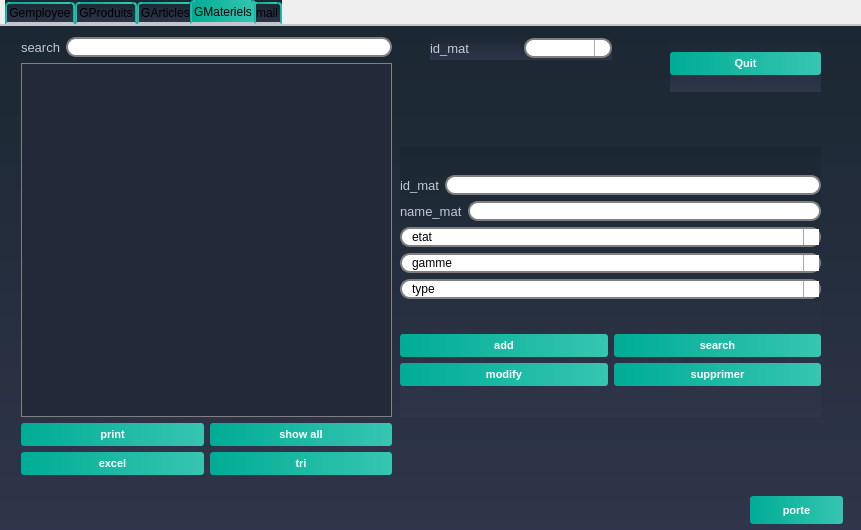
<?xml version="1.0" encoding="UTF-8"?>
<ui version="4.0">
 <class>gmat</class>
 <widget class="QDialog" name="gmat">
  <property name="geometry">
   <rect>
    <x>0</x>
    <y>0</y>
    <width>861</width>
    <height>530</height>
   </rect>
  </property>
  <property name="windowTitle">
   <string>Dialog</string>
  </property>
  <widget class="QTabWidget" name="tabWidget">
   <property name="geometry">
    <rect>
     <x>0</x>
     <y>0</y>
     <width>861</width>
     <height>531</height>
    </rect>
   </property>
   <property name="styleSheet">
    <string notr="true">/*-----QWidget-----*/

QWidget

{

	background-color: qlineargradient(spread:repeat, x1:1, y1:0, x2:1, y2:1, stop:0 rgba(27, 39, 50, 255),stop:1 rgba(47, 53, 74, 255));

	color: #000000;



}





/*-----QLabel-----*/

QLabel

{

	background-color: transparent;

	color: #c2c7d5;

	font-size: 13px;



}





/*-----QPushButton-----*/

QPushButton

{

	background-color: qlineargradient(spread:pad, x1:0, y1:0.511, x2:1, y2:0.511, stop:0 rgba(0, 172, 149, 255),stop:0.995192 rgba(54, 197, 177, 255));

	color: #fff;

	font-size: 11px;

	font-weight: bold;

	border: none;

	border-radius: 3px;

	padding: 5px;



}





QPushButton::pressed

{

	background-color: qlineargradient(spread:pad, x1:0, y1:0.511, x2:1, y2:0.511, stop:0 rgba(0, 207, 179, 255),stop:1 rgba(70, 255, 230, 255));



}





/*-----QCheckBox-----*/

QCheckBox

{

	background-color: transparent;

	color: #fff;

	font-size: 10px;

	font-weight: bold;

	border: none;

	border-radius: 5px;



}





/*-----QCheckBox-----*/

QCheckBox::indicator

{

    color: #b1b1b1;

    background-color: #323232;

    border: 1px solid darkgray;

    width: 12px;

    height: 12px;



}





QCheckBox::indicator:checked

{

    image:url(&quot;./ressources/check.png&quot;);

	background-color: qlineargradient(spread:pad, x1:0, y1:0.511, x2:1, y2:0.511, stop:0 rgba(0, 172, 149, 255),stop:0.995192 rgba(54, 197, 177, 255));;

    border: 1px solid #607cff;



}





QCheckBox::indicator:unchecked:hover

{

    border: 1px solid #08b099;



}





QCheckBox::disabled

{

	color: #656565;



}





QCheckBox::indicator:disabled

{

	background-color: #656565;

	color: #656565;

    border: 1px solid #656565;



}





/*-----QLineEdit-----*/

QLineEdit

{

	background-color: #c2c7d5;

	color: #000;

	font-weight: bold;

	border: none;

	border-radius: 2px;

	padding: 3px;



}

QTextEdit { color: white }





/*-----QListView-----*/

QListView

{

	background-color: qlineargradient(spread:pad, x1:1, y1:0, x2:1, y2:1, stop:0 rgba(50, 61, 80, 255),stop:1 rgba(44, 49, 69, 255));

	color: #fff;

	font-size: 12px;

	font-weight: bold;

	border: 1px solid #191919;

	show-decoration-selected: 0;



}





QListView::item

{

	color: #31cecb;

	background-color: #454e5e;

	border: none;

	padding: 5px;

	border-radius: 0px;

	padding-left : 10px;

	height: 42px;



}



QListView::item:selected

{

	color: #31cecb;

	background-color: #454e5e;



}





QListView::item:!selected

{

	color:white;

	background-color: transparent;

	border: none;

	padding-left : 10px;



}





QListView::item:!selected:hover

{

	color: #bbbcba;

	background-color: #454e5e;

	border: none;

	padding-left : 10px;



}





/*-----QTreeView-----*/

QTreeView 

{

	background-color: #232939;

	show-decoration-selected: 0;

	color: #c2c8d7;



}





QTreeView::item 

{

	border-top-color: transparent;

	border-bottom-color: transparent;



}





QTreeView::item:hover 

{

	background-color: #606060;

	color: #fff;



}





QTreeView::item:selected 

{

	background-color: #0ab19a;

	color: #fff;



}





QTreeView::item:selected:active

{

	background-color: #0ab19a;

	color: #fff;



}





QTreeView::branch:has-children:!has-siblings:closed,

QTreeView::branch:closed:has-children:has-siblings 

{

	image: url(://tree-closed.png);



}



QTreeView::branch:open:has-children:!has-siblings,

QTreeView::branch:open:has-children:has-siblings  

{

	image: url(://tree-open.png);



}





/*-----QTableView &amp; QTableWidget-----*/

QTableView

{

    background-color: #232939;

	border: 1px solid gray;

    color: #f0f0f0;

    gridline-color: #232939;

    outline : 0;



}





QTableView::disabled

{

    background-color: #242526;

    border: 1px solid #32414B;

    color: #656565;

    gridline-color: #656565;

    outline : 0;



}





QTableView::item:hover 

{

    background-color: #606060;

    color: #f0f0f0;



}





QTableView::item:selected 

{

	background-color: #0ab19a;

    color: #F0F0F0;



}





QTableView::item:selected:disabled

{

    background-color: #1a1b1c;

    border: 2px solid #525251;

    color: #656565;



}





QTableCornerButton::section

{

	background-color: #343a49;

    color: #fff;



}





QHeaderView::section

{

	color: #fff;

	border-top: 0px;

	border-bottom: 1px solid gray;

	border-right: 1px solid gray;

	background-color: #343a49;

    margin-top:1px;

	margin-bottom:1px;

	padding: 5px;



}





QHeaderView::section:disabled

{

    background-color: #525251;

    color: #656565;



}





QHeaderView::section:checked

{

    color: #fff;

    background-color: #0ab19a;



}





QHeaderView::section:checked:disabled

{

    color: #656565;

    background-color: #525251;



}





QHeaderView::section::vertical::first,

QHeaderView::section::vertical::only-one

{

    border-top: 1px solid #353635;



}





QHeaderView::section::vertical

{

    border-top: 1px solid #353635;



}





QHeaderView::section::horizontal::first,

QHeaderView::section::horizontal::only-one

{

    border-left: 1px solid #353635;



}





QHeaderView::section::horizontal

{

    border-left: 1px solid #353635;



}





/*-----QScrollBar-----*/

QScrollBar:horizontal 

{

    background-color: transparent;

    height: 8px;

    margin: 0px;

    padding: 0px;



}





QScrollBar::handle:horizontal 

{

    border: none;

	min-width: 100px;

    background-color: #56576c;



}





QScrollBar::add-line:horizontal, 

QScrollBar::sub-line:horizontal,

QScrollBar::add-page:horizontal, 

QScrollBar::sub-page:horizontal 

{

    width: 0px;

    background-color: transparent;



}





QScrollBar:vertical 

{

    background-color: transparent;

    width: 8px;

    margin: 0;



}





QScrollBar::handle:vertical 

{

    border: none;

	min-height: 100px;

    background-color: #56576c;



}





QScrollBar::add-line:vertical, 

QScrollBar::sub-line:vertical,

QScrollBar::add-page:vertical, 

QScrollBar::sub-page:vertical 

{

    height: 0px;

    background-color: transparent;



}

QGroupBox  {

    border: 1px solid gray;

    border-color: qlineargradient(spread:pad, x1:0, y1:0.511, x2:1, y2:0.511, stop:0 rgba(0, 172, 149, 255),stop:0.995192 rgba(54, 197, 177, 255));;

    margin-top: 27px;

    font-size: 14px;

    border-radius: 15px;

}



QGroupBox::title  {

    subcontrol-origin: margin;

    subcontrol-position: top center;

    padding: 5px 8000px 5px 8000px;

    background-color: qlineargradient(spread:pad, x1:0, y1:0.511, x2:1, y2:0.511, stop:0 rgba(0, 172, 149, 255),stop:0.995192 rgba(54, 197, 177, 255));;

    color: rgb(255, 255, 255);

}

QLineEdit {

    border: 2px solid gray;

    border-radius: 10px;

    padding: 0 8px;

    background: white;

    selection-background-color: darkgray;

}

QComboBox {

    border: 2px solid grey;

    border-radius: 10px;

    padding: 0 8px;

    min-width: 6em;

}



QComboBox:editable {

    background: white;

}



QComboBox:!editable, QComboBox::drop-down:editable {

     background: white;

}



/* QComboBox gets the &quot;on&quot; state when the popup is open */

QComboBox:!editable:on, QComboBox::drop-down:editable:on {

    background: qlineargradient(x1: 0, y1: 0, x2: 0, y2: 1,

                                stop: 0 #D3D3D3, stop: 0.4 #D8D8D8,

                                stop: 0.5 #DDDDDD, stop: 1.0 #E1E1E1);

}



QComboBox:on { /* shift the text when the popup opens */

    padding-top: 3px;

    padding-left: 4px;

}



QComboBox::drop-down {

    subcontrol-origin: padding;

    subcontrol-position: top right;

    width: 15px;



    border-left-width: 1px;

    border-left-color: darkgray;

    border-left-style: solid; /* just a single line */

    border-top-right-radius: 10px; /* same radius as the QComboBox */

    border-bottom-right-radius: 10px;

}



QComboBox::down-arrow {

    image: url(/usr/share/icons/crystalsvg/16x16/actions/1downarrow.png);

}



QComboBox::down-arrow:on { /* shift the arrow when popup is open */

    top: 1px;

    left: 1px;

}

QComboBox QAbstractItemView {

    border: 2px solid gray;

    selection-background-color: lightgray;

}

QTabWidget::pane { /* The tab widget frame */

    border-top: 2px solid #C2C7CB;

}



QTabWidget::tab-bar {

    left: 5px; /* move to the right by 5px */

}



/* Style the tab using the tab sub-control. Note that

    it reads QTabBar _not_ QTabWidget */

QTabBar::tab {

    background: qlineargradient(x1: 0, y1: 0, x2: 0, y2: 1,

                                stop: 0 #E1E1E1, stop: 0.4 #DDDDDD,

                                stop: 0.5 #D8D8D8, stop: 1.0 #D3D3D3);

    border: 2px solid qlineargradient(spread:pad, x1:0, y1:0.511, x2:1, y2:0.511, stop:0 rgba(0, 172, 149, 255),stop:0.995192 rgba(54, 197, 177, 255));;

    border-bottom-color: #C2C7CB; /* same as the pane color */

    border-top-left-radius: 4px;

    border-top-right-radius: 4px;

    min-width: 8ex;

    padding: 2px;

}



QTabBar::tab:selected, QTabBar::tab:hover {

    background: qlineargradient(spread:pad, x1:0, y1:0.511, x2:1, y2:0.511, stop:0 rgba(0, 172, 149, 255),stop:0.995192 rgba(54, 197, 177, 255));

}



QTabBar::tab:selected {

    border-color:qlineargradient(spread:pad, x1:0, y1:0.511, x2:1, y2:0.511, stop:0 rgba(0, 172, 149, 255),stop:0.995192 rgba(54, 197, 177, 255));

    border-bottom-color: #C2C7CB; /* same as pane color */

}



QTabBar::tab:!selected {

    margin-top: 2px; /* make non-selected tabs look smaller */

}



/* make use of negative margins for overlapping tabs */

QTabBar::tab:selected {

    /* expand/overlap to the left and right by 4px */

    margin-left: -4px;

    margin-right: -4px;

}



QTabBar::tab:first:selected {

    margin-left: 0; /* the first selected tab has nothing to overlap with on the left */

}



QTabBar::tab:last:selected {

    margin-right: 0; /* the last selected tab has nothing to overlap with on the right */

}



QTabBar::tab:only-one {

    margin: 0; /* if there is only one tab, we don't want overlapping margins */

}

QRadioButton{



	color:white;

	font:solid;

}

QDateEdit

{

    background-color: white;

	border: 2px solid grey;

    border-radius: 10px;

    padding: 0 8px;

    spacing: 5px; 

    min-width: 6em;

}





QDateEdit::drop-down {

    image: url(:/new/myapp/cbarrowdn.png);

    width:50px;

    height:15px;

    subcontrol-position: right top;

    subcontrol-origin:margin;

    background-color: white;

   	border: 2px solid grey;

    border-radius: 10px;

    padding: 0 8px;

    spacing: 5px; 

    min-width: 6em;

   spacing: 5px; 

}

</string>
   </property>
   <property name="currentIndex">
    <number>3</number>
   </property>
   <widget class="QWidget" name="tab_4">
    <attribute name="title">
     <string>Gemployee</string>
    </attribute>
   </widget>
   <widget class="QWidget" name="tab_3">
    <attribute name="title">
     <string>GProduits</string>
    </attribute>
   </widget>
   <widget class="QWidget" name="tab">
    <attribute name="title">
     <string>GArticles</string>
    </attribute>
   </widget>
   <widget class="QWidget" name="Gclient">
    <attribute name="title">
     <string>GMateriels</string>
    </attribute>
    <widget class="QWidget" name="layoutWidget">
     <property name="geometry">
      <rect>
       <x>21</x>
       <y>11</y>
       <width>371</width>
       <height>438</height>
      </rect>
     </property>
     <layout class="QVBoxLayout" name="verticalLayout_10">
      <item>
       <layout class="QVBoxLayout" name="verticalLayout_6">
        <item>
         <layout class="QHBoxLayout" name="horizontalLayout_5">
          <item>
           <widget class="QLabel" name="label_3">
            <property name="text">
             <string>search</string>
            </property>
           </widget>
          </item>
          <item>
           <widget class="QLineEdit" name="line_rech_mat"/>
          </item>
         </layout>
        </item>
        <item>
         <widget class="QTableView" name="tab_mat">
          <property name="styleSheet">
           <string notr="true"/>
          </property>
         </widget>
        </item>
       </layout>
      </item>
      <item>
       <layout class="QHBoxLayout" name="horizontalLayout_6">
        <item>
         <layout class="QVBoxLayout" name="verticalLayout_9">
          <item>
           <widget class="QPushButton" name="pdfmat">
            <property name="text">
             <string>print</string>
            </property>
           </widget>
          </item>
          <item>
           <widget class="QPushButton" name="pushButton_9">
            <property name="text">
             <string>excel</string>
            </property>
           </widget>
          </item>
         </layout>
        </item>
        <item>
         <layout class="QVBoxLayout" name="verticalLayout_8">
          <item>
           <widget class="QPushButton" name="pushButton_5">
            <property name="text">
             <string>show all</string>
            </property>
           </widget>
          </item>
          <item>
           <widget class="QPushButton" name="btn_tri_mat">
            <property name="text">
             <string>tri</string>
            </property>
           </widget>
          </item>
         </layout>
        </item>
       </layout>
      </item>
     </layout>
    </widget>
    <widget class="QWidget" name="layoutWidget">
     <property name="geometry">
      <rect>
       <x>400</x>
       <y>120</y>
       <width>421</width>
       <height>271</height>
      </rect>
     </property>
     <layout class="QVBoxLayout" name="verticalLayout_5">
      <item>
       <layout class="QVBoxLayout" name="verticalLayout_3">
        <item>
         <layout class="QVBoxLayout" name="verticalLayout">
          <item>
           <layout class="QHBoxLayout" name="horizontalLayout">
            <item>
             <widget class="QLabel" name="label">
              <property name="text">
               <string>id_mat</string>
              </property>
             </widget>
            </item>
            <item>
             <widget class="QLineEdit" name="id_mat"/>
            </item>
           </layout>
          </item>
          <item>
           <layout class="QHBoxLayout" name="horizontalLayout_2">
            <item>
             <widget class="QLabel" name="label_2">
              <property name="text">
               <string>name_mat</string>
              </property>
             </widget>
            </item>
            <item>
             <widget class="QLineEdit" name="nom_mat"/>
            </item>
           </layout>
          </item>
         </layout>
        </item>
        <item>
         <layout class="QVBoxLayout" name="verticalLayout_2">
          <item>
           <widget class="QComboBox" name="etat_mat">
            <property name="editable">
             <bool>true</bool>
            </property>
            <property name="currentText">
             <string>etat</string>
            </property>
            <item>
             <property name="text">
              <string>etat</string>
             </property>
            </item>
            <item>
             <property name="text">
              <string>a reparer</string>
             </property>
            </item>
            <item>
             <property name="text">
              <string>en utilisation </string>
             </property>
            </item>
            <item>
             <property name="text">
              <string>libre</string>
             </property>
            </item>
           </widget>
          </item>
          <item>
           <widget class="QComboBox" name="gamme_mat">
            <property name="editable">
             <bool>true</bool>
            </property>
            <property name="currentText">
             <string>gamme</string>
            </property>
            <item>
             <property name="text">
              <string>gamme</string>
             </property>
            </item>
            <item>
             <property name="text">
              <string>bas </string>
             </property>
            </item>
            <item>
             <property name="text">
              <string>milieu </string>
             </property>
            </item>
            <item>
             <property name="text">
              <string>haut</string>
             </property>
            </item>
           </widget>
          </item>
          <item>
           <widget class="QComboBox" name="type_mat">
            <property name="editable">
             <bool>true</bool>
            </property>
            <property name="currentText">
             <string>type</string>
            </property>
            <item>
             <property name="text">
              <string>type</string>
             </property>
            </item>
            <item>
             <property name="text">
              <string>Table à repasser</string>
             </property>
            </item>
            <item>
             <property name="text">
              <string>Cabine de détachage</string>
             </property>
            </item>
            <item>
             <property name="text">
              <string>Mannequin de repassage</string>
             </property>
            </item>
            <item>
             <property name="text">
              <string>Sécheuse-repasseuse</string>
             </property>
            </item>
            <item>
             <property name="text">
              <string>Séchoir électrique</string>
             </property>
            </item>
            <item>
             <property name="text">
              <string>Machine à laver</string>
             </property>
            </item>
            <item>
             <property name="text">
              <string>fer a repasser</string>
             </property>
            </item>
           </widget>
          </item>
         </layout>
        </item>
       </layout>
      </item>
      <item>
       <layout class="QVBoxLayout" name="verticalLayout_4">
        <item>
         <layout class="QHBoxLayout" name="horizontalLayout_3">
          <item>
           <widget class="QPushButton" name="ajout_mat">
            <property name="text">
             <string>add</string>
            </property>
           </widget>
          </item>
          <item>
           <widget class="QPushButton" name="pushButton_2">
            <property name="text">
             <string>search</string>
            </property>
           </widget>
          </item>
         </layout>
        </item>
        <item>
         <layout class="QHBoxLayout" name="horizontalLayout_4">
          <item>
           <widget class="QPushButton" name="modif_mat">
            <property name="text">
             <string>modify</string>
            </property>
           </widget>
          </item>
          <item>
           <widget class="QPushButton" name="supp_mat">
            <property name="text">
             <string>supprimer</string>
            </property>
           </widget>
          </item>
         </layout>
        </item>
       </layout>
      </item>
     </layout>
    </widget>
    <widget class="QWidget" name="layoutWidget">
     <property name="geometry">
      <rect>
       <x>670</x>
       <y>10</y>
       <width>151</width>
       <height>56</height>
      </rect>
     </property>
     <layout class="QVBoxLayout" name="verticalLayout_11">
      <item>
       <widget class="QPushButton" name="pushButton_4">
        <property name="text">
         <string>Quit</string>
        </property>
       </widget>
      </item>
     </layout>
    </widget>
    <widget class="QWidget" name="layoutWidget">
     <property name="geometry">
      <rect>
       <x>430</x>
       <y>10</y>
       <width>182</width>
       <height>24</height>
      </rect>
     </property>
     <layout class="QHBoxLayout" name="horizontalLayout_7">
      <item>
       <widget class="QLabel" name="label_4">
        <property name="text">
         <string>id_mat</string>
        </property>
       </widget>
      </item>
      <item>
       <widget class="QComboBox" name="comboBox_modif_mat"/>
      </item>
     </layout>
    </widget>
    <widget class="QPushButton" name="pushButton_3">
     <property name="geometry">
      <rect>
       <x>750</x>
       <y>470</y>
       <width>93</width>
       <height>28</height>
      </rect>
     </property>
     <property name="text">
      <string>porte</string>
     </property>
    </widget>
    <widget class="QLabel" name="label_info_mat">
     <property name="geometry">
      <rect>
       <x>400</x>
       <y>400</y>
       <width>401</width>
       <height>31</height>
      </rect>
     </property>
     <property name="text">
      <string/>
     </property>
    </widget>
   </widget>
   <widget class="QWidget" name="tab_2">
    <attribute name="title">
     <string>mail</string>
    </attribute>
    <widget class="QLabel" name="label_5">
     <property name="geometry">
      <rect>
       <x>80</x>
       <y>110</y>
       <width>56</width>
       <height>16</height>
      </rect>
     </property>
     <property name="text">
      <string>server port</string>
     </property>
    </widget>
    <widget class="QLabel" name="label_6">
     <property name="geometry">
      <rect>
       <x>80</x>
       <y>140</y>
       <width>56</width>
       <height>16</height>
      </rect>
     </property>
     <property name="text">
      <string>username</string>
     </property>
    </widget>
    <widget class="QLabel" name="label_7">
     <property name="geometry">
      <rect>
       <x>80</x>
       <y>170</y>
       <width>56</width>
       <height>16</height>
      </rect>
     </property>
     <property name="text">
      <string>password</string>
     </property>
    </widget>
    <widget class="QLabel" name="label_8">
     <property name="geometry">
      <rect>
       <x>80</x>
       <y>200</y>
       <width>56</width>
       <height>16</height>
      </rect>
     </property>
     <property name="text">
      <string>to</string>
     </property>
    </widget>
    <widget class="QLabel" name="label_9">
     <property name="geometry">
      <rect>
       <x>80</x>
       <y>230</y>
       <width>56</width>
       <height>16</height>
      </rect>
     </property>
     <property name="text">
      <string>subject</string>
     </property>
    </widget>
    <widget class="QLabel" name="label_10">
     <property name="geometry">
      <rect>
       <x>80</x>
       <y>80</y>
       <width>56</width>
       <height>16</height>
      </rect>
     </property>
     <property name="text">
      <string>smtp-server</string>
     </property>
    </widget>
    <widget class="QLineEdit" name="server">
     <property name="geometry">
      <rect>
       <x>190</x>
       <y>80</y>
       <width>113</width>
       <height>22</height>
      </rect>
     </property>
    </widget>
    <widget class="QLineEdit" name="port">
     <property name="geometry">
      <rect>
       <x>190</x>
       <y>110</y>
       <width>113</width>
       <height>22</height>
      </rect>
     </property>
    </widget>
    <widget class="QLineEdit" name="uname">
     <property name="geometry">
      <rect>
       <x>190</x>
       <y>140</y>
       <width>113</width>
       <height>22</height>
      </rect>
     </property>
    </widget>
    <widget class="QLineEdit" name="paswd">
     <property name="geometry">
      <rect>
       <x>190</x>
       <y>170</y>
       <width>113</width>
       <height>22</height>
      </rect>
     </property>
    </widget>
    <widget class="QLineEdit" name="rcpt">
     <property name="geometry">
      <rect>
       <x>190</x>
       <y>200</y>
       <width>113</width>
       <height>22</height>
      </rect>
     </property>
    </widget>
    <widget class="QLineEdit" name="subject">
     <property name="geometry">
      <rect>
       <x>190</x>
       <y>230</y>
       <width>113</width>
       <height>22</height>
      </rect>
     </property>
    </widget>
    <widget class="QPushButton" name="pushButton">
     <property name="geometry">
      <rect>
       <x>620</x>
       <y>380</y>
       <width>93</width>
       <height>28</height>
      </rect>
     </property>
     <property name="text">
      <string>send</string>
     </property>
    </widget>
    <widget class="QTextEdit" name="msg">
     <property name="geometry">
      <rect>
       <x>80</x>
       <y>286</y>
       <width>391</width>
       <height>181</height>
      </rect>
     </property>
     <property name="styleSheet">
      <string notr="true"/>
     </property>
    </widget>
   </widget>
  </widget>
 </widget>
 <resources/>
 <connections/>
</ui>
